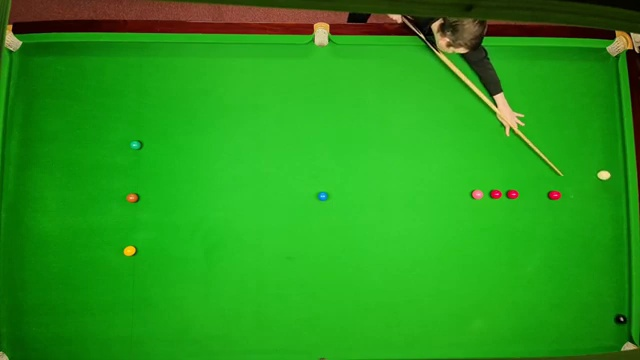
#> input picture dataset/frame_8.jpg, 640 x 360 px, found by its file name
$ python diff_test.py
#> lines starting #> are read from the running program, lines starting #| are printed output that depends on the picture; after the words box and inside, x2 and y2 are one past the last pixel; in counts of white or black regions, pixels touching at a corner belong together
import cv2
import numpy as np

basedir = "C:/Users/Manoj/Downloads/Snooker/"
frame1 = cv2.imread(basedir + "dataset/frame_8.jpg")
#> frame1 is the input picture: shape (360, 640, 3); mean B, G, R 24.1, 153.2, 37.3
frame2 = cv2.imread(basedir + "dataset/frame_9.jpg")
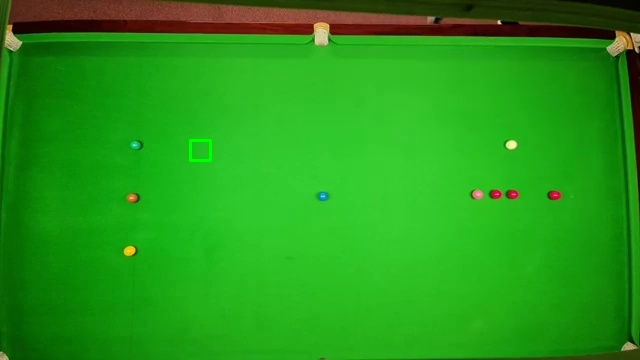
#> input picture dataset/yolo_data/images/train/frame_9.jpg, 640 x 360 px, found by its file name
#> frame2 is the input picture: shape (360, 640, 3); mean B, G, R 23.6, 154.2, 36.3
if frame1 is None or frame2 is None:
    print("Error: Could not load frames")
    exit()

gray1 = cv2.cvtColor(frame1, cv2.COLOR_BGR2GRAY)
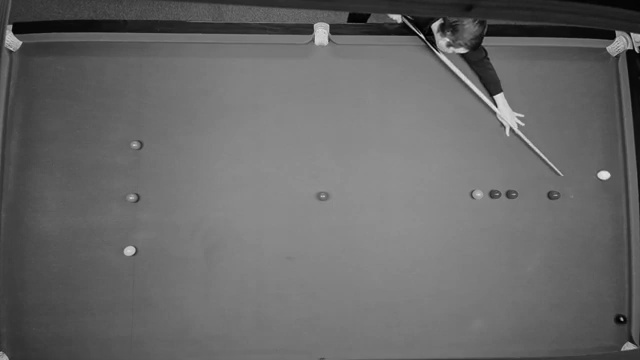
#> gray1: shape (360, 640); min 0, max 234, mean 103.8
gray2 = cv2.cvtColor(frame2, cv2.COLOR_BGR2GRAY)
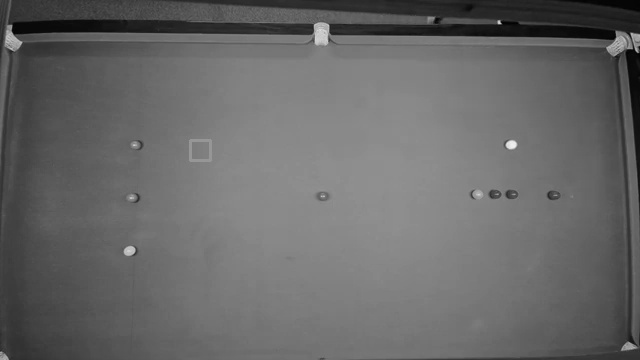
#> gray2: shape (360, 640); min 1, max 240, mean 104
diff = cv2.absdiff(gray1, gray2)
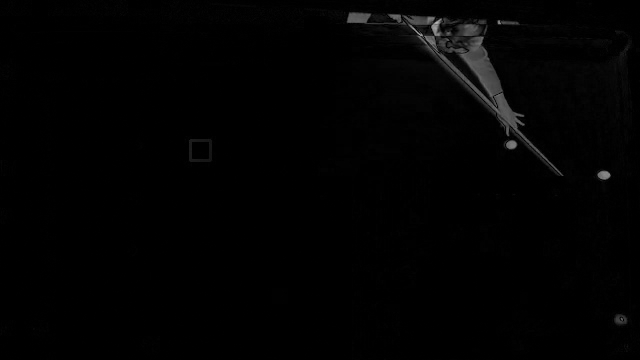
#> diff: shape (360, 640); min 0, max 179, mean 2.2
_, thresh = cv2.threshold(diff, 15, 255, cv2.THRESH_BINARY)
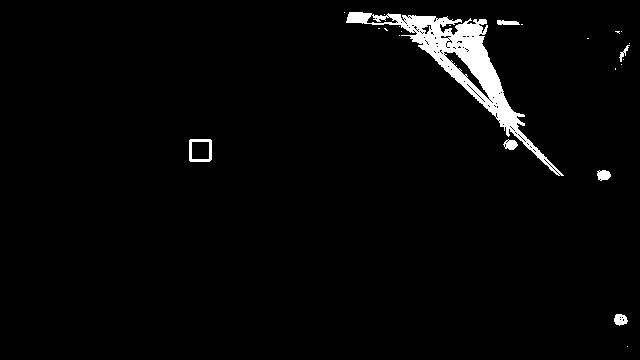
#> thresh: shape (360, 640); 2.7% white; 24 white regions (17 under 20 px), largest, box (x1, y1, x2, y2) and area: (346, 12, 564, 176) 5551, (189, 139, 212, 162) 234, (614, 314, 628, 326) 121
motion_pixels = np.sum(thresh) / 255
#> motion_pixels = 6311
cv2.imwrite(basedir + "dataset/diff.jpg", thresh)
print(f"Saved {basedir}dataset/diff.jpg, Motion pixels: {motion_pixels}")
#| Saved C:/Users/Manoj/Downloads/Snooker/dataset/diff.jpg, Motion pixels: 6311.0
